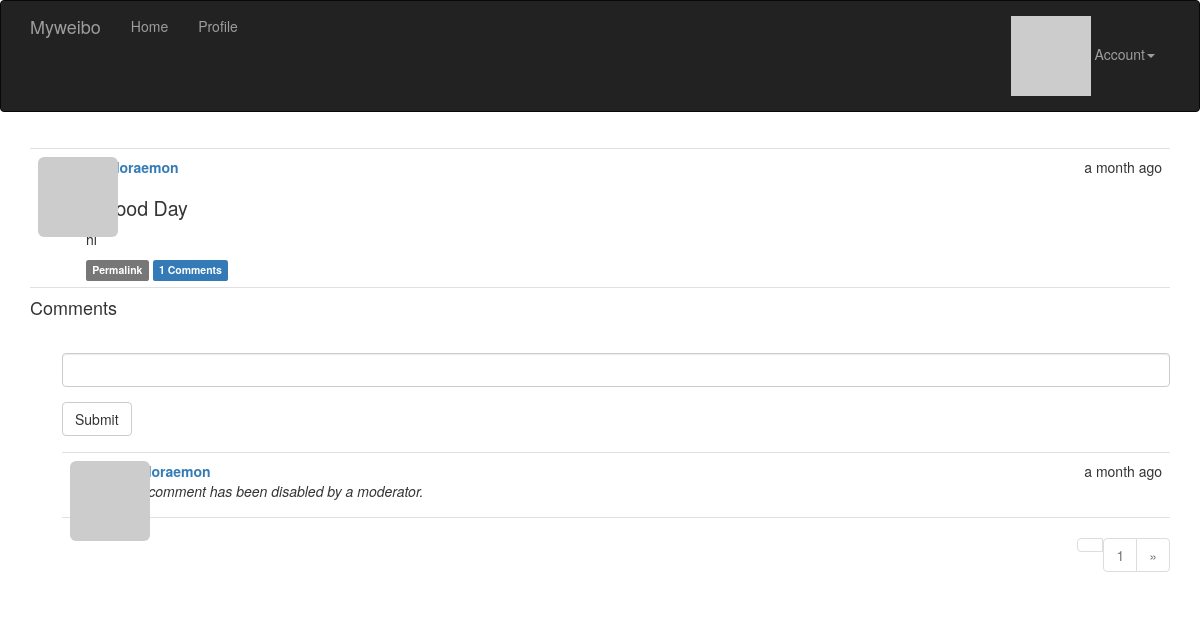
/post/203 (signed in), run on the app's committed database.
### app/models.py (models this page shows, shortened)
class Post(db.Model):
    __tablename__ = 'posts'
    id = db.Column(db.Integer, primary_key=True)
    body = db.Column(db.Text)
    body_html = db.Column(db.Text)
    timestamp = db.Column(db.DateTime, index=True, default=datetime.utcnow)
    author_id = db.Column(db.Integer, db.ForeignKey('users.id'))
    comments = db.relationship('Comment', backref='post', lazy='dynamic')

class User(UserMixin, db.Model):
    __tablename__ = 'users'
    id = db.Column(db.Integer, primary_key=True)
    email = db.Column(db.String(64), unique=True, index=True)
    username = db.Column(db.String(64), unique=True, index=True)
    role_id = db.Column(db.Integer, db.ForeignKey('roles.id'))
    password_hash = db.Column(db.String(128))
    confirmed = db.Column(db.Boolean, default=False)
    name = db.Column(db.String(64))
    location = db.Column(db.String(64))
    about_me = db.Column(db.Text())
    member_since = db.Column(db.DateTime(), default=datetime.utcnow)
    last_seen = db.Column(db.DateTime(), default=datetime.utcnow)
    avatar_hash = db.Column(db.String(32))
    posts = db.relationship('Post', backref='author', lazy='dynamic')
    followed = db.relationship('Follow',
                               foreign_keys=[Follow.follower_id],
                               backref=db.backref('follower', lazy='joined'),
                               lazy='dynamic',
                               cascade='all, delete-orphan')
    followers = db.relationship('Follow',
                                foreign_keys=[Follow.followed_id],
                                backref=db.backref('followed', lazy='joined'),
                                lazy='dynamic',
                                cascade='all, delete-orphan')
    comments = db.relationship('Comment', backref='author', lazy='dynamic')
    @property
    def password(self):
        raise AttributeError('password is not a readable attribute')
    def can(self, permissions):
        return self.role is not None and (self.role.permissions & permissions) == permissions
    def is_administrator(self):
        return self.can(Permission.ADMINISTER)
    def ping(self):
        self.last_seen = datetime.utcnow()
        db.session.add(self)
    def gravatar(self, size=100, default='identicon', rating='g'):
        url = 'http://secure.gravatar.com/avatar'
        hash = self.avatar_hash or hashlib.md5(self.email.encode('utf-8')).hexdigest()
        return '{url}/{hash}?s={size}&d={default}&r={rating}'.format(url=url, hash=hash,
                                                                     size=size, default=default,
                                                                     rating=rating)

class Comment(db.Model):
    __tablename__ = 'comments'
    id = db.Column(db.Integer, primary_key=True)
    body = db.Column(db.Text)
    body_html = db.Column(db.Text)
    timestamp = db.Column(db.DateTime, index=True, default=datetime.utcnow)
    disabled = db.Column(db.Boolean)
    author_id = db.Column(db.Integer, db.ForeignKey('users.id'))
    post_id = db.Column(db.Integer, db.ForeignKey('posts.id'))

### app/main/views.py (the view, shortened to what this page needs)
@main.route('/post/<int:id>', methods=['GET', 'POST'])
def post(id):
    post = Post.query.get_or_404(id)
    form = CommentForm()
    page = request.args.get('page', 1, type=int)
    if page == -1:
        page = (post.comments.count() - 1) / \
            current_app.config['FLASK_COMMENTS_PER_PAGE'] + 1
    pagination = post.comments.order_by(Comment.timestamp.asc()).paginate(
        page, per_page=current_app.config['FLASK_COMMENTS_PER_PAGE'], error_out=False)
    comments = pagination.items
    return render_template('post.html', posts=[post], form=form,
                           comments=comments, pagination=pagination)

### app/main/form.py
class CommentForm(Form):
    body = StringField("", validators=[Required()])
    submit = SubmitField('Submit')

### app/auth/views.py (called while the page is built)
@auth.before_app_request
def before_request():
    if current_user.is_authenticated:
        current_user.ping()
        if not current_user.confirmed and request.endpoint[:5] != 'auth.' and request.endpoint != 'static':
            return redirect(url_for('auth.unconfirmed'))

@auth.before_app_request
def before_request():
    if current_user.is_authenticated and not current_user.confirmed \
            and request.endpoint[:5] != 'auth.' and request.endpoint != 'static':
        return redirect(url_for('auth.unconfirmed'))

### app/main/__init__.py (called while the page is built)
@main.app_context_processor
def inject_permissions():
    return dict(Permission=Permission)

### app/models.py (called while the page is built)
@login_manager.user_loader
def load_user(user_id):
    return User.query.get(int(user_id))

### app/templates/post.html (shortened to what this page needs)
{% extends "base.html" %}
{% import "bootstrap/wtf.html" as wtf %}
{% import "_macros.html" as macros %}
{% block page_content %}
{% include '_posts.html' %}
<h4 id="comments">Comments</h4>
{% if current_user.can(Permission.COMMENT) %}
<div class="comment_form">
    {{ wtf.quick_form(form) }}
</div>
{% endif %}
{% include '_comments.html' %}
{% if pagination %}
<div class="pagination">
    {{ macros.pagination_widget(pagination, '.post', fragment='#comments', id=posts[0].id) }}
</div>
{% endif %}
{% endblock %}

### app/templates/_posts.html (shortened to what this page needs)
<ul class="posts">
    {% for post in posts %}
    <li class="post">
        <div class="profile-thumbnail">
            <a href="{{ url_for('.user', username=post.author.username) }}">
                <img class="img-rounded profile-thumbnail" src="{{ post.author.gravatar(size=40) }}">
            </a>
        </div>
        <div class="post-content">
            <div class="post-date">{{ moment(post.timestamp).fromNow() }}</div>
            <div class="post-author"><a href="{{ url_for('.user',username=post.author.username) }}">{{ post.author.username }}</a></div>
            <div class="post-body">
                {% if post.body_html %}
                    {{ post.body_html | safe }}
                {% else %}
                    {{ post.body }}
                {% endif %}
            </div>
            <div class="post-footer">
                <a href="{{ url_for('.post', id=post.id) }}">
                    <span class="label label-default">Permalink</span>
                </a>
                <a href="{{ url_for('.post', id=post.id) }}#comments">
                    <span class="label label-primary">{{ post.comments.count() }} Comments</span>
                </a>
            </div>
        </div>
    </li>
    {% endfor %}
</ul>

### app/templates/_comments.html (shortened to what this page needs)
<ul class="comments">
    {% for comment in comments %}
    <li class="comment">
        <div class="comment-thumbnail">
            <a href="{{ url_for('.user', username=comment.author.username) }}">
                <img class="img-rounded profile-thumbnail" src="{{ comment.author.gravatar(size=40) }}">
            </a>
        </div>
        <div class="comment-content">
            <div class="comment-date">{{ moment(comment.timestamp).fromNow() }}</div>
            <div class="comment-author"><a href="{{ url_for('.user',username=comment.author.username) }}">{{ comment.author.username }}</a></div>
            <div class="comment-body">
                {% if comment.disabled %}
                <p><i>This comment has been disabled by a moderator.</i></P>
                {% endif %}
            </div>
        </div>
    </li>
    {% endfor %}
</ul>

### app/static/styles.css (style rules this page uses)
.profile-thumbnail { position: absolute; }
ul.posts { list-style-type: none; padding: 0px; margin: 16px 0px 0px 0px; border-top: 1px solid #e0e0e0; }
ul.posts li.post { padding: 8px; border-bottom: 1px solid #e0e0e0; }
div.post-date { float: right; }
div.post-author { font-weight: bold; }
div.post-content { margin-left: 48px; min-height: 48px; }
ul.comments { list-style-type: none; padding: 0px; margin: 16px 0px 0px 0px; }
ul.comments li.comment { margin-left: 32px; padding: 8px; border-bottom: 1px solid #e0e0e0; }
ul.comments li.comment:nth-child(1) { border-top: 1px solid #e0e0e0; }
div.comment-date { float: right; }
div.comment-author { font-weight: bold; }
div.comment-thumbnail { position: absolute; }
div.comment-content { margin-left: 48px; min-height: 48px; }
div.comment_form { margin: 16px 0px 16px 32px; }
div.pagination { width: 100%; text-align: right; padding: 0px; margin: 0px; }
.post-body h1 { font-size: 140%; }

### data on the page
Post: timestamp "a month ago", author.username "pandoraemon", body_html "A good Day hi", comments.count "1"
Comment: timestamp "a month ago", author.username "pandoraemon", shows "This comment has been disabled by a moderator."

### other printed values
{{ p }} "1"
